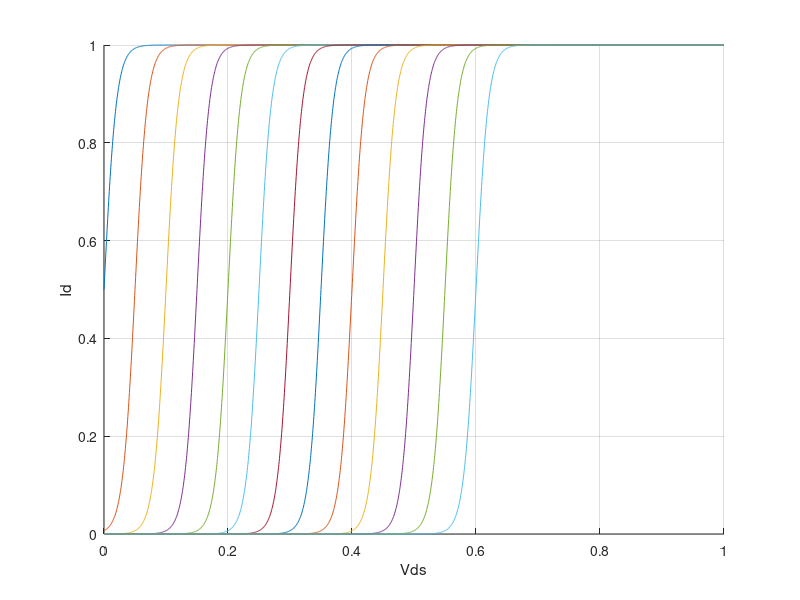

Write the MATLAB code that produced this figure.
clear; clc; close all;

EPSo = 8.854e-12;
ETAox = 3.9;
EPSox = EPSo * ETAox;

L = 180e-9;
MU = 35e-3;
Tox = 5e-9;
Vto = 0.4;
MUn = 35e-3;
MUp = 15e-3;
LAMBDA = 0.015;
Cox = EPSox / Tox;
BETA = 100;

w = 1e-6;
Vgs_sweep = Vto:0.05:1;
Vds = 0:0.0005:1;
dVgs = 0;
dVds = 0;

figure(); grid on; hold on;
xlabel("Vds"); ylabel("Id");
for Vgs = Vgs_sweep
    alpha = 1.0 ./ (1.0 + exp(-BETA .* (Vds - Vgs + Vto)));
    
    id_lin = MU .* Cox .* (w/L) .* ((Vgs - Vto) .* Vds - Vds.^2 ./ 2) .* (1 + LAMBDA .* Vds);
    [id_lin_max, id_lin_idx] = max(id_lin);

    id_sat = 0.5 .* MU .* Cox .* (w/L) .* (Vgs - Vto)^2 .* (1 + LAMBDA .* Vds);
    id = alpha .* id_sat + (1 - alpha) .* id_lin;

    % plot(Vds, id);
    plot(Vds, alpha);
end